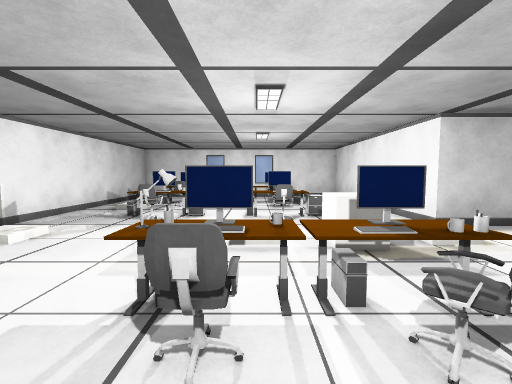
view 1 (above)

17 first-person views from a walk through a scene from a Unity 3-D project. The camera is 1.4 m above the floor, tilts 4° down and sees 90° across. The floor is counted in squares, 1 m on a side. Each view is taken from the middle of a square. On the plan, view 1 faces up. The plan holds only what a view shows up to about 13 squares ahead; the rest is blank. The place goes on beyond the plan. The player is left out. Surface patterns are stand-ins for the level's own textures.

view 2
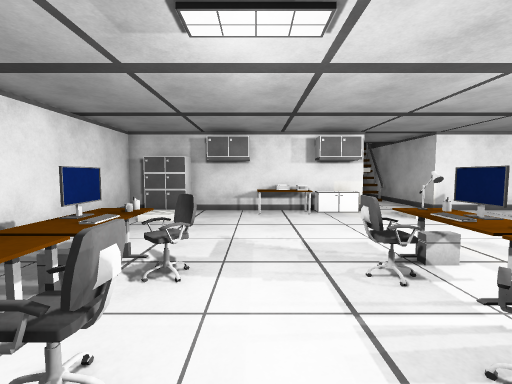

view 3
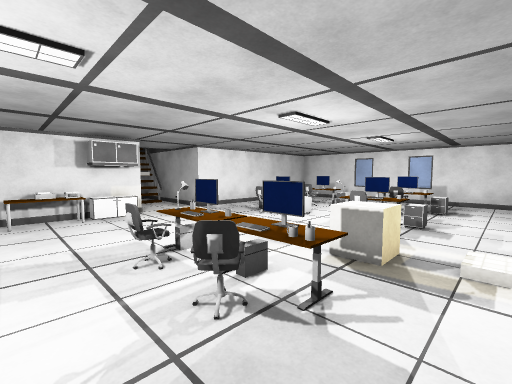

view 4
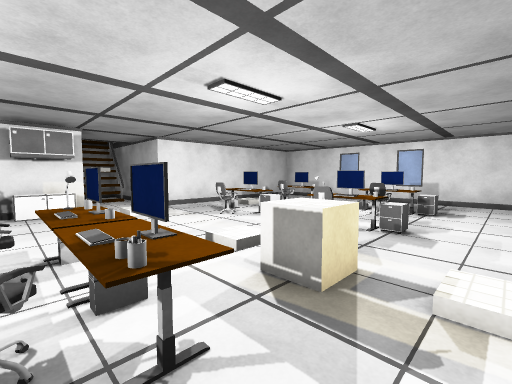

view 5
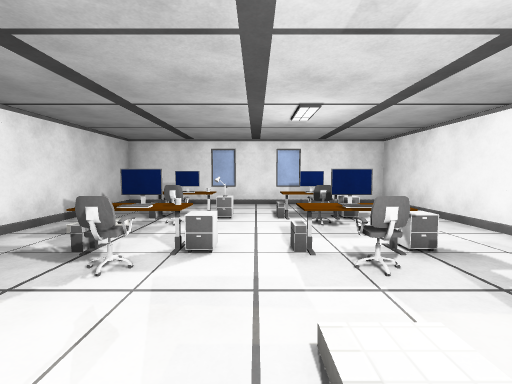

view 6
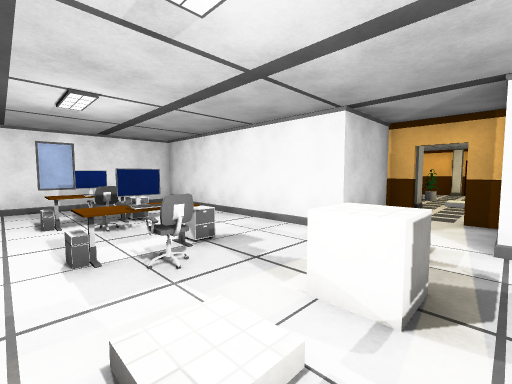

view 7
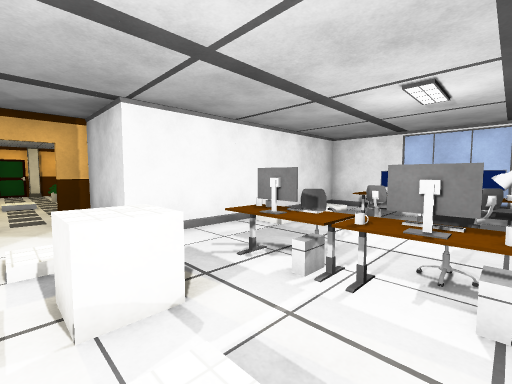

view 8
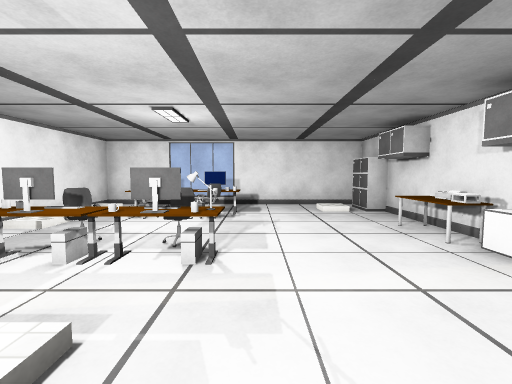

view 9
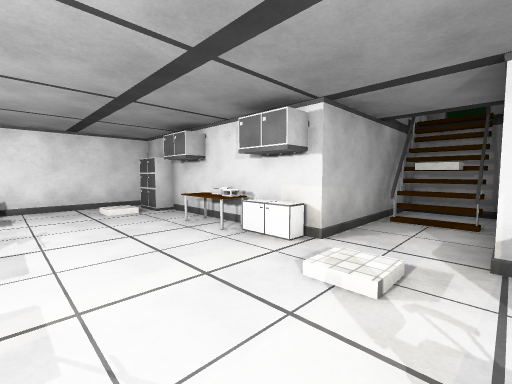

view 10
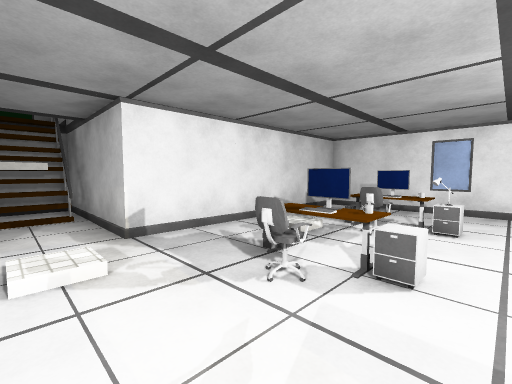

view 11
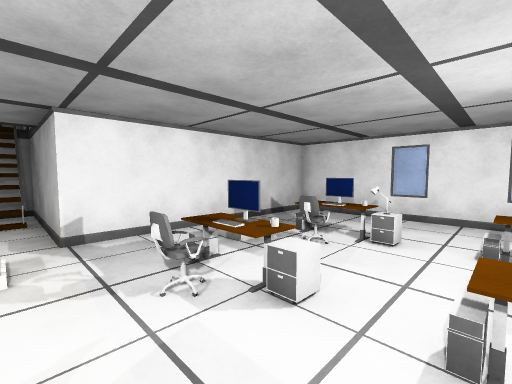

view 12
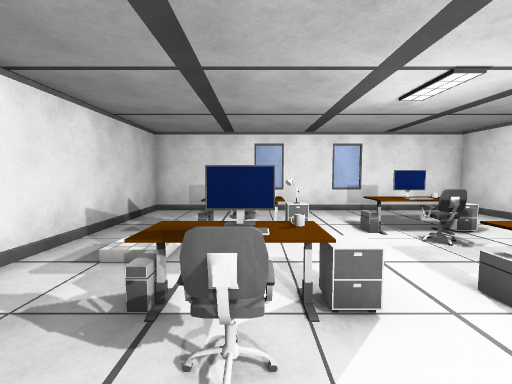

view 13
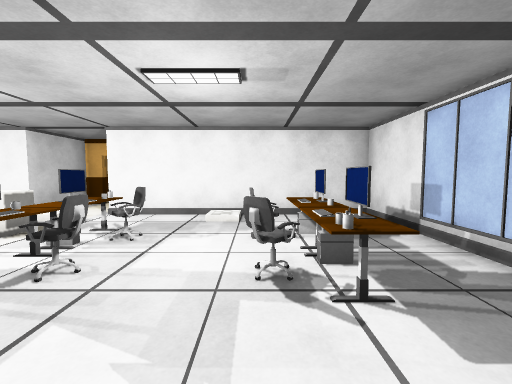

view 14
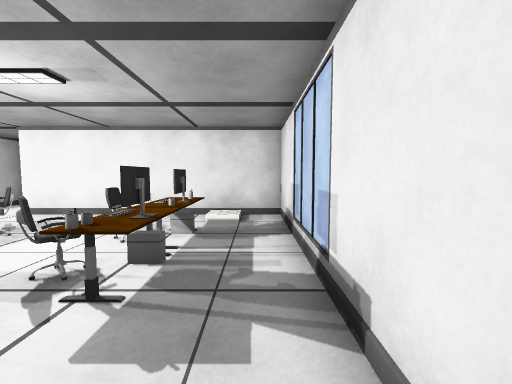

view 15
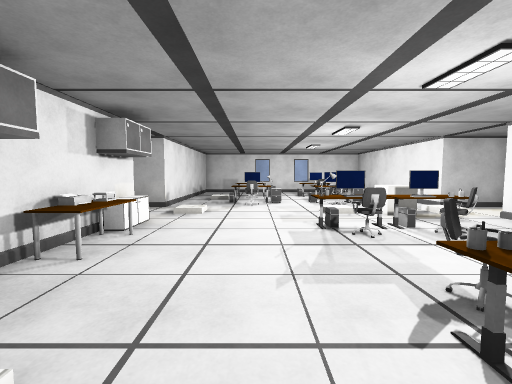

view 16
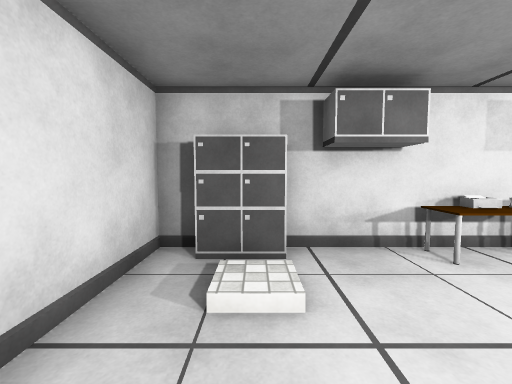

view 17
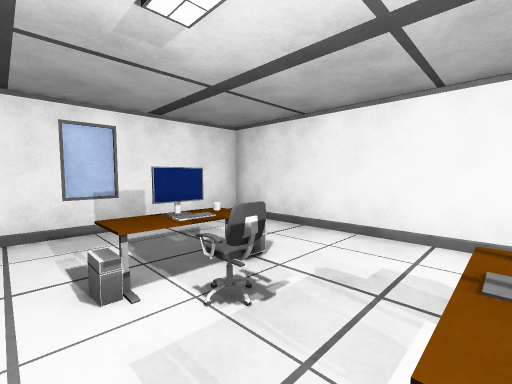

### Floor plan
Key: @ floor where view 1 was taken; # wall or solid block; x gap in a wall; . main floor; : floor 0.25 m higher than the main floor; / step, stairs or slope; ^ raised ledge; v drop or lower ground; M monitor; C cabinet; H chair; U cube; K keyboard; P printer; O other object.
Columns run from 13 left of view 1 to 9 right of it. Each row starts with its distance up from view 1.
 16       #############
 15       #...........#
 14       #...........#
 13       #..OM..OM...#
 12       #..#OOC#KC..#
 11       #./.H...H...#
 10       #./.O...O...#
  9       #..#MC.#MC..#
  8       #..OH..OH...#
  7 #^#####...H...H...####
  6 #^^....//..../.U./...x.
  5 #^x....//..../.U./...x.
  4 #vv####...........####
  3       CC....MOKOO.#
  2       #C....HHHH..#
  1       PP..........#
  0       #O.....@...:#
 -1       #.....HHHH..#
 -2       #....OOKOO..#
 -3       CC:...OOOO.:#
 -4       #C..........#
 -5       #############

Where each view was taken, in squares from view 1:
view 1: 0 up, 0 right, facing up
view 2: 0 up, 3 right, facing left
view 3: 0 up, 4 right, facing up-left
view 4: 2 up, 4 right, facing up-left
view 5: 4 up, 1 left, facing up
view 6: 4 up, 1 left, facing up-right
view 7: 6 up, 1 left, facing down-right
view 8: 7 up, 2 left, facing down
view 9: 7 up, 2 left, facing down-left
view 10: 5 up, 1 left, facing up-left
view 11: 6 up, 0 right, facing up-left
view 12: 6 up, 3 left, facing up
view 13: 1 down, 4 left, facing right
view 14: 4 down, 4 left, facing right
view 15: 4 down, 3 left, facing up
view 16: 3 down, 2 left, facing left
view 17: 9 up, 1 left, facing up-right
